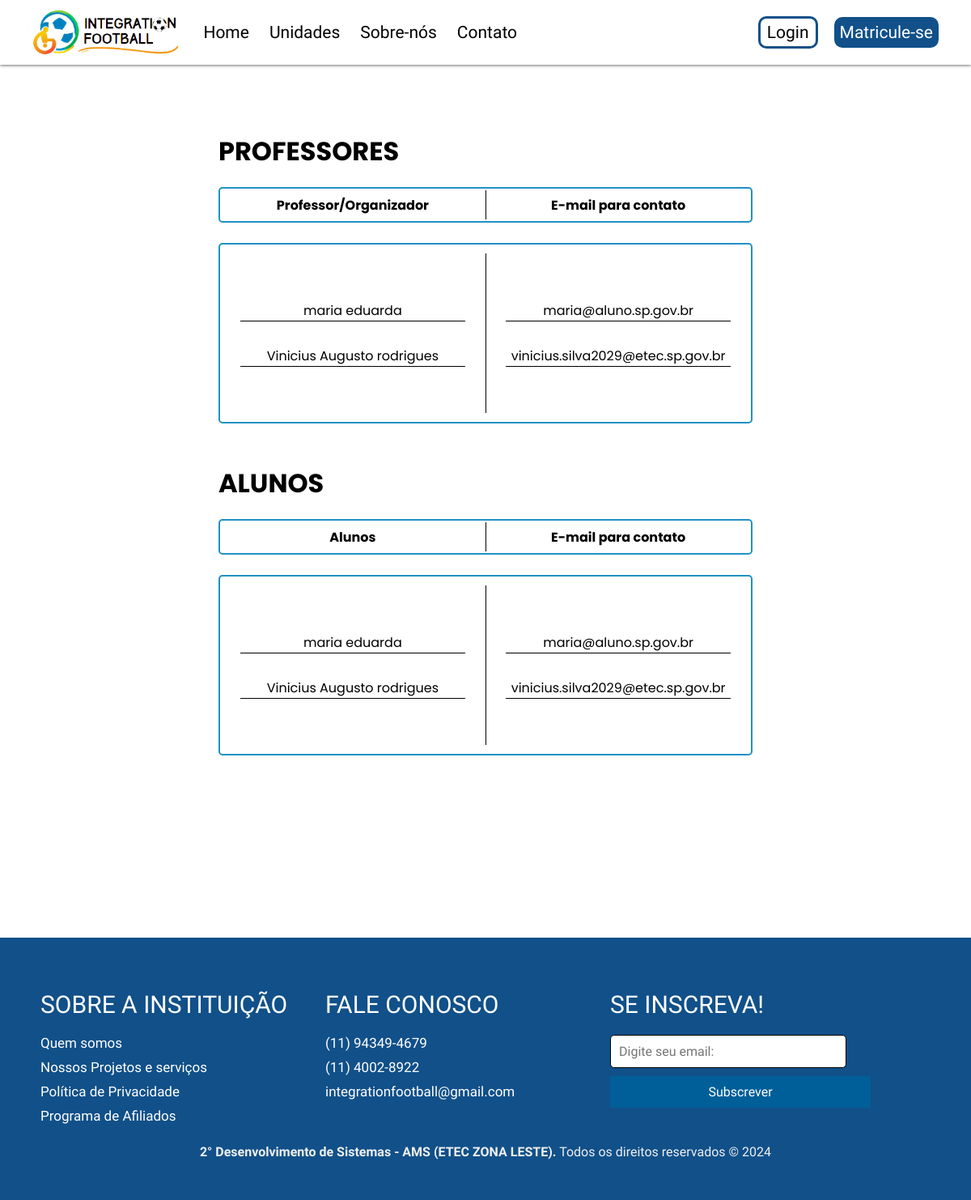
Before: /professores.php with the older database file.
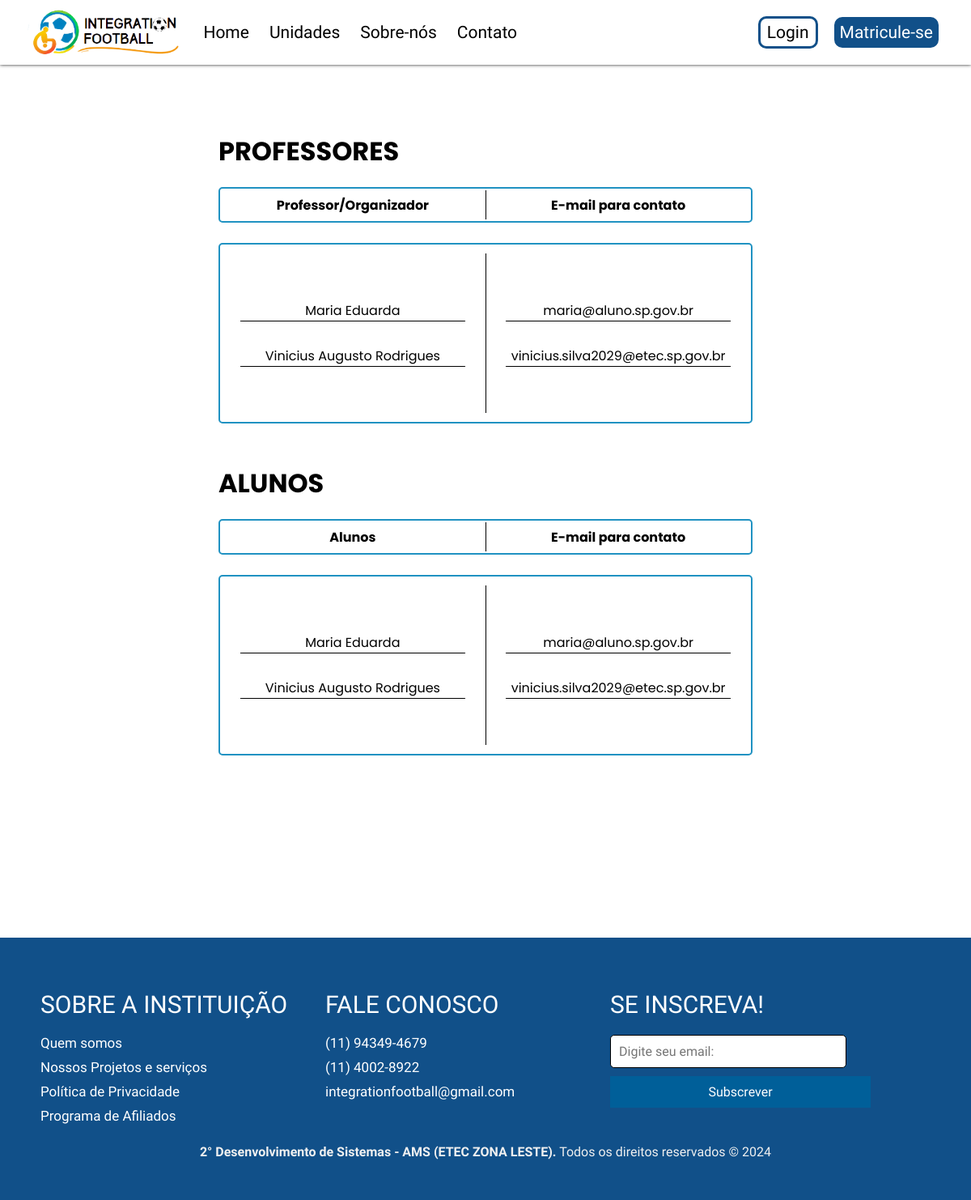
After: the same page with the newer database file.
### tables this page shows
CREATE TABLE `alunos` (
  `id_aluno` int(10) UNSIGNED NOT NULL,
  `data_nasc` date NOT NULL,
  `cpf_aluno` int(11) NOT NULL,
  `telefone_aluno` int(11) NOT NULL,
  `nome_aluno` varchar(255) NOT NULL,
  `email_aluno` varchar(255) NOT NULL,
  `senha` varchar(255) NOT NULL,
  `id_turma` int(10) UNSIGNED DEFAULT NULL
);

### controller/conexao.php (called while the page is built, shortened)
<?php
class Conexao {
    private $host = "localhost";
    private $usuario = "root";
    private $senha = "";
    private $banco = "integrationfootball";
    private $conexao;
    public function __construct() {
        $this->conexao = new mysqli($this->host, $this->usuario, $this->senha, $this->banco);
    }
    public function getConexao() {
        return $this->conexao;
    }
}
?>

### controller/alunocontroller.php (called while the page is built, shortened)
<?php
require_once $_SERVER['DOCUMENT_ROOT'].'/Integration-Football/Integration-Football/model/alunoModel.php';
class AlunoController {
    private $aluno;
    public function __construct() {
        $this->aluno = new Aluno();
        if(isset($_POST['crud'])){
            if($_POST['crud']=="INSERT"){
                $this->inserir();
            }elseif($_POST['crud']=="UPDATE"){
                 $this->atualizar();
            }elseif($_POST['crud']=="DELETE"){
                $this->deletar();
            }
            header("Location:" . "../principal.php");
        }else{
            $this->listar();
        }
    }
    public function listar(){
        return $this->aluno->listar();
    }
}
new AlunoController();
?>

### model/alunoModel.php (called while the page is built, shortened)
<?php
require_once $_SERVER['DOCUMENT_ROOT'] . "/Integration-Football/Integration-Football/controller/conexao.php";
class Aluno {
    private $conexao;
    public function __construct() {
            $this->conexao = new Conexao();
}
    public function listar(){
        $sql = "SELECT * FROM alunos";
        $stmt = $this->conexao->getConexao()->prepare($sql);
        $stmt->execute();
        $result = $stmt->get_result();
        $alunos = [];
        while($aluno = $result->fetch_assoc()){
            $alunos[] = $aluno;
        }
        return $alunos;
    }
}
?>

### professores.php (the view, shortened to what this page needs)
<?php
require_once $_SERVER['DOCUMENT_ROOT'] . '/Integration-Football/Integration-Football/controller/alunocontroller.php';
include_once('./templetes/menu.php');
?>
<div class="container">
    <div id="consulta">
        <form id="form" action="">
            <h1 id="titulo">PROFESSORES</h1>
            <div id="th">
                <div id="th-esquerda">
                    <h3>Professor/Organizador</h3>
                </div>
                <div id="th-direita">
                    <h3>E-mail para contato</h3>
                </div>
            </div>
            <div id="table">
                <div id="nomes-professores">
                    <?php
                    $alunocontroller = new alunocontroller();
                    $alunos = $alunocontroller->listar();
                    foreach ($alunos as $aluno) {
                    ?>
                        <div id="tr-nome">
                            <p><?= $aluno['nome_aluno']; ?></p>
                            <div class="separador-horizontal"></div>
                        </div>
                    <?php } ?>
                </div>
                <div id="contato-professores">
                    <?php
                    $alunocontroller = new alunocontroller();
                    $alunos = $alunocontroller->listar();
                    foreach ($alunos as $aluno) {
                    ?>
                        <div id="tr-nome">
                            <p><?= $aluno['email_aluno']; ?></p>
                            <div class="separador-horizontal"></div>
                        </div>
                    <?php } ?>
                </div>
            </div>
            <br><br>
            <h1 id="titulo">ALUNOS</h1>
            <div id="th">
                <div id="th-esquerda">
                    <h3>Alunos</h3>
                </div>
                <div id="th-direita">
                    <h3>E-mail para contato</h3>
                </div>
            </div>
            <div id="table">
                <div id="nomes-professores">
                    <?php
                    $alunocontroller = new alunocontroller();
                    $alunos = $alunocontroller->listar();
                    foreach ($alunos as $aluno) {
                    ?>
                        <div id="tr-nome">
                            <p><?= $aluno['nome_aluno']; ?></p>
                            <div class="separador-horizontal"></div>
                        </div>
                    <?php } ?>
                </div>
                <div id="contato-professores">
                    <?php
                    foreach ($alunos as $aluno) {
                    ?>
                        <div id="tr-nome">
                            <p><?= $aluno['email_aluno']; ?></p>
                            <div class="separador-horizontal"></div>
                        </div>
                    <?php } ?>
                </div>
            </div>
        </form>
    </div>
    <br><br><br><br><br>
</div>
<?php
include_once('./templetes/footer.php');
?>

Changed rows visible on the page:
changed alunos "maria@aluno.sp.gov.br": nome_aluno "maria eduarda" → "Maria Eduarda"
changed alunos "vinicius.silva2029@etec.sp.gov.br": nome_aluno "Vinicius Augusto rodrigues" → "Vinicius Augusto Rodrigues"
